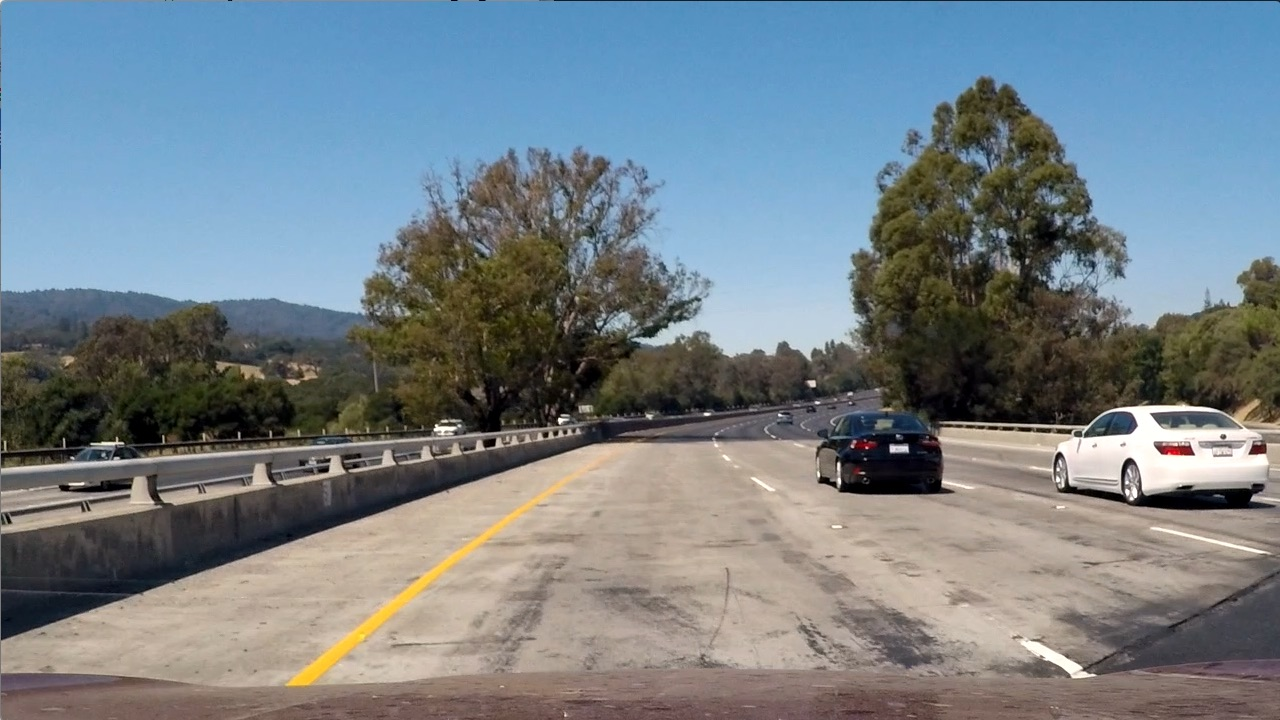
#> input picture CarND-Advanced-Lane-Lines/test_images/test1.jpg, 1280 x 720 px
$ python -i lane_lines_detector.py   (imports and definitions only)   (older library calls are emulated)
#> lines starting #> are read from the running program, lines starting #| are printed output that depends on the picture; after the words box and inside, x2 and y2 are one past the last pixel; in counts of white or black regions, pixels touching at a corner belong together

# coding: utf-8

# In[2]:


import cv2
import glob
import pickle
import numpy as np
import matplotlib.pyplot as pltBuild
import matplotlib.image as mpimg
from math import *


# In[3]:


def abs_sobel_thresh(img, orient='x', sobel_kernel=3, thresh=(0, 255)):
    # Convert to grayscale
    gray = cv2.cvtColor(img, cv2.COLOR_RGB2GRAY)
    # Apply x or y gradient with the OpenCV Sobel() function
    # and take the absolute value
    if orient == 'x':
        abs_sobel = np.absolute(cv2.Sobel(gray, cv2.CV_64F, 1, 0))
    if orient == 'y':
        abs_sobel = np.absolute(cv2.Sobel(gray, cv2.CV_64F, 0, 1))
    # Rescale back to 8 bit integer
    scaled_sobel = np.uint8(255*abs_sobel/np.max(abs_sobel))
    # Create a copy and apply the threshold
    binary_output = np.zeros_like(scaled_sobel)
    # Here I'm using inclusive (>=, <=) thresholds, but exclusive is ok too
    binary_output[(scaled_sobel >= thresh[0]) & (scaled_sobel <= thresh[1])] = 1

    # Return the result
    return binary_output

# [34 lines left out: functions mag_thresh, dir_threshold, red_thres, not called in this run]

def threshold_for_s_channel(img, thresh=(25, 255)):
    hls = cv2.cvtColor(img, cv2.COLOR_BGR2HLS)
    s_channel = hls[:,:,2]
    s_binary = np.zeros_like(s_channel)
    s_binary[(s_channel > thresh[0]) & (s_channel <= thresh[1])] = 1
    return s_binary

def threshold_for_l_channel(img, thresh=(25, 255)):
#> called with thresh = (200, 255)
    hls = cv2.cvtColor(img, cv2.COLOR_BGR2HLS)
#> hls: shape (720, 1280, 3); mean of channels 0, 1, 2 68.1, 126.7, 74.4
    l_channel = hls[:,:,1]
    l_channel = (255/np.max(l_channel)) * l_channel
    l_binary = np.zeros_like(l_channel)
    l_binary[(l_channel > thresh[0]) & (l_channel <= thresh[1])] = 1
    return l_binary

#good for yellow lines
def lab_bthresh(img, thresh=(200,255)):
    lab = cv2.cvtColor(img, cv2.COLOR_RGB2Lab)
    lab_b = lab[:,:,2]
    # don't normalize if there are no yellows in the image
    if np.max(lab_b) > 175:
        lab_b = lab_b*(255/np.max(lab_b))
    binary_output = np.zeros_like(lab_b)
    binary_output[((lab_b > thresh[0]) & (lab_b <= thresh[1]))] = 1
    return binary_output

def combine_thresholds(img,s_thresh = (200, 255), l_thresh = (200, 255),
                       sx_thresh = (0, 255), lab_tresh_vals = (190,255), mask_half = True):
    l_binary = threshold_for_l_channel(img,thresh = l_thresh)
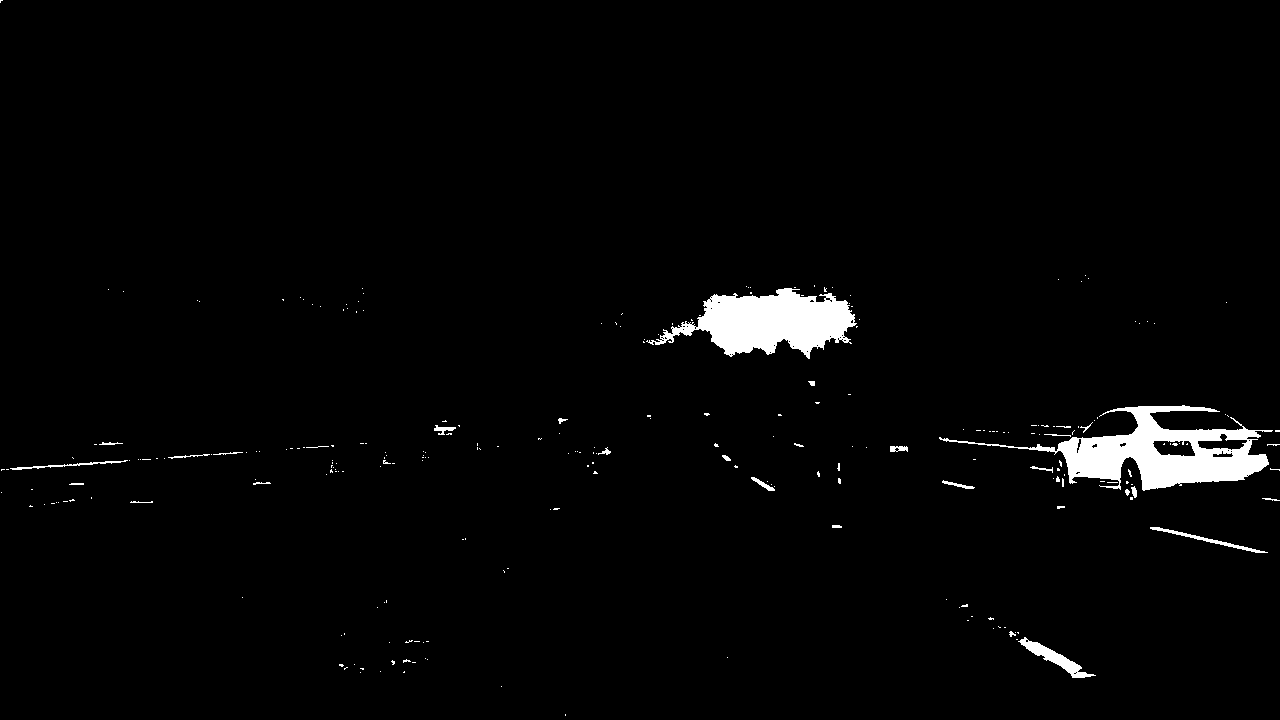
#> l_binary: shape (720, 1280) float64; values 0 (black) and 1 (white), 2.2% white; 259 white regions (229 under 20 px), largest, box (x1, y1, x2, y2) and area: (939, 405, 1273, 491) 9422, (646, 288, 857, 359) 7908, (1018, 637, 1096, 678) 770
    s_binary = threshold_for_s_channel(img,thresh = s_thresh)
#> s_binary: shape (720, 1280); values 0 (black) and 1 (white), 1.7% white; 740 white regions (664 under 20 px), largest, box (x1, y1, x2, y2) and area: (1079, 405, 1268, 489) 4416, (288, 487, 557, 685) 2855, (1161, 490, 1252, 509) 627

    sxbinary = abs_sobel_thresh(img, thresh = sx_thresh)
#> sxbinary: shape (720, 1280); every value is 1
    gray = (0.5*img[:,:,0] + 0.4*img[:,:,1] + 0.1*img[:,:,2]).astype(np.uint8)
    _, gray_binary = cv2.threshold(gray.astype('uint8'), 70, 255, cv2.THRESH_BINARY)
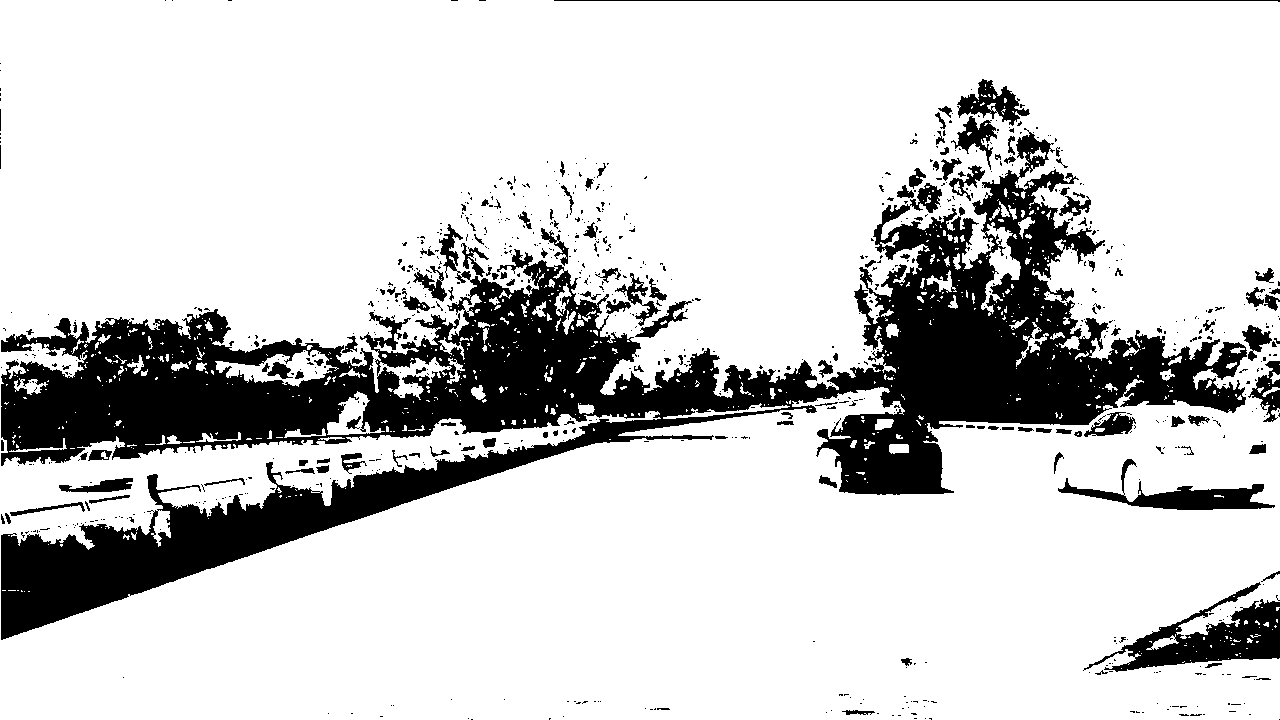
#> gray_binary: shape (720, 1280); 80.1% white; 852 black regions (705 under 20 px), largest, box (x1, y1, x2, y2) and area: (1, 128, 1247, 640) 155250, (1083, 582, 1280, 672) 6155, (1058, 459, 1275, 510) 3031

    lab_tresh = lab_bthresh(img, thresh=lab_tresh_vals)
#> in lab_bthresh, `lab_b = lab_b*(255/np.max(lab_b))`:
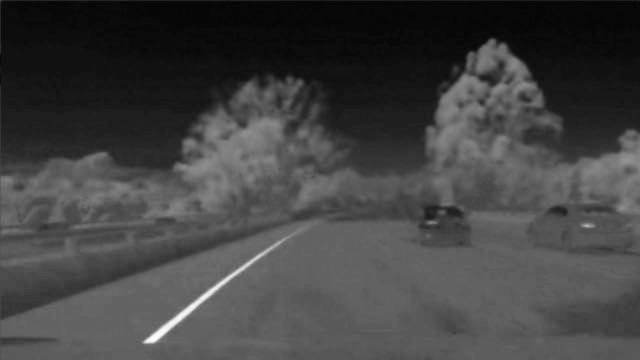
#> lab_b: shape (720, 1280) float64 (shown at 1/2 size); min 115.2, max 255, mean 151.8; drawn with min black and max white
#> lab_tresh: shape (720, 1280) float64; values 0 (black) and 1 (white), 0.65% white; 34 white regions (21 under 20 px), largest, box (x1, y1, x2, y2) and area: (285, 473, 579, 688) 4465, (1239, 308, 1272, 329) 481, (382, 320, 424, 342) 369

    combined_binary = np.zeros_like(lab_tresh)
    combined_binary[(gray_binary == 1) & ((s_binary == 1)) | ((l_binary == 1)) | ((lab_tresh == 1))] = 1

    return combined_binary

# [16 lines left out: function build_transformation_matricies, not called in this run]


# In[5]:


# Find chesboard corners
objpoints = [] # 3d points in real world space
imgpoints = [] # 2d points in image plane.

nx = 9
ny = 6

images = glob.glob('camera_cal/calibration*.jpg')

objp = np.zeros((ny*nx,3), np.float32)
objp[:,:2] = np.mgrid[0:nx, 0:ny].T.reshape(-1,2)

# [1 line not run here, left out]
counter = 0
# [17 lines not run here, left out]


# In[4]:


#get global camera calibration params
# [1 line that did not run here, left out]

def undistort_image(img):
    return cv2.undistort(img, mtx, dist, None, mtx)


# In[5]:


#Undistort testmimage and validate with chess board image
# [4 lines not run here, left out]

# [1 line that did not run here, left out]
# [6 lines not run here, left out]
# [1 line that did not run here, left out]
# [2 lines not run here, left out]

# [1 line that did not run here, left out]
# [4 lines not run here, left out]


# In[6]:


# [10 lines left out: function image_preprocessing_pipeline, not called in this run]


# In[34]:


#Test color transformations and thresholds
# [2 lines not run here, left out]
# [1 line that did not run here, left out]
# [2 lines not run here, left out]

# [1 line that did not run here, left out]
# [1 line that did not run here, left out]
# [3 lines not run here, left out]

# [1 line that did not run here, left out]
#color_thresholded = combine_thresholds(real_image, s_thresh = (150, 255), sx_thresh = (40, 150))
# [3 lines not run here, left out]

# [1 line that did not run here, left out]
#color_thresholded = combine_thresholds(real_image, s_thresh = (150, 255), sx_thresh = (40, 150))
# [3 lines not run here, left out]


# In[8]:


#Build histogram of pixels frequency
# [1 line that did not run here, left out]
# [2 lines not run here, left out]


# In[10]:


#Make color transform for test images
import imageio
images = glob.glob('./test_images/*.jpg')

# [1 line that did not run here, left out]
# [1 line not run here, left out]
# [1 line that did not run here, left out]

i = 0
# [13 lines not run here, left out]


# In[20]:


# [235 lines left out: functions build_lines_from_scratch, build_lines_from_prev_points, calculate_distance_from_center, calculate_radius_and_distance_from_center, draw_lines, not called in this run]


# In[21]:


#Test full pipeline
# [1 line not run here, left out]
# [1 line that did not run here, left out]

# [2 lines not run here, left out]

# [1 line that did not run here, left out]

# [2 lines not run here, left out]

# [1 line that did not run here, left out]

# [1 line that did not run here, left out]

# [1 line that did not run here, left out]

# [1 line that did not run here, left out]
# [2 lines not run here, left out]


# In[22]:


#Line class for tracking, smoothing and sanity checking of fits while detecting proccess (used for video)
class Line():
    def sanity_check_lane(self):
        return len(self.current_fit) > 0 and (self.diffs[0] > 0.001 or self.diffs[1] > 1 or self.diffs[2] > 100)

    # [20 lines left out: function trackLine, not called in this run]

    def __init__(self):
        # was the line detected in the last iteration?
        self.detected = False
        # x values of the last n fits of the line
        self.recent_xfitted = []
        #average x values of the fitted line over the last n iterations
        self.bestx = None
        #polynomial coefficients averaged over the last n iterations
        self.best_fit = None
        #polynomial coefficients for the most recent fit
        self.current_fit = [np.array([False])]
        #radius of curvature of the line in some units
        self.radius_of_curvature = None
        #distance in meters of vehicle center from the line
        self.line_base_pos = None
        #difference in fit coefficients between last and new fits
        self.diffs = np.array([0,0,0], dtype='float')
        #x values for detected line pixels
        self.allx = None
        #y values for detected line pixels
        self.ally = None


# In[23]:


# [23 lines left out: function processSingleImage, not called in this run]


# In[ ]:


from moviepy.editor import VideoFileClip

left_line = Line()
right_line = Line()
out = 'project_video_output_final.mp4'
# [1 line that did not run here, left out]
# [1 line that did not run here, left out]
# [1 line not run here, left out]

>>> import cv2
>>> picture = cv2.cvtColor(cv2.imread('test_images/test1.jpg'), cv2.COLOR_BGR2RGB)
>>> result = combine_thresholds(picture)
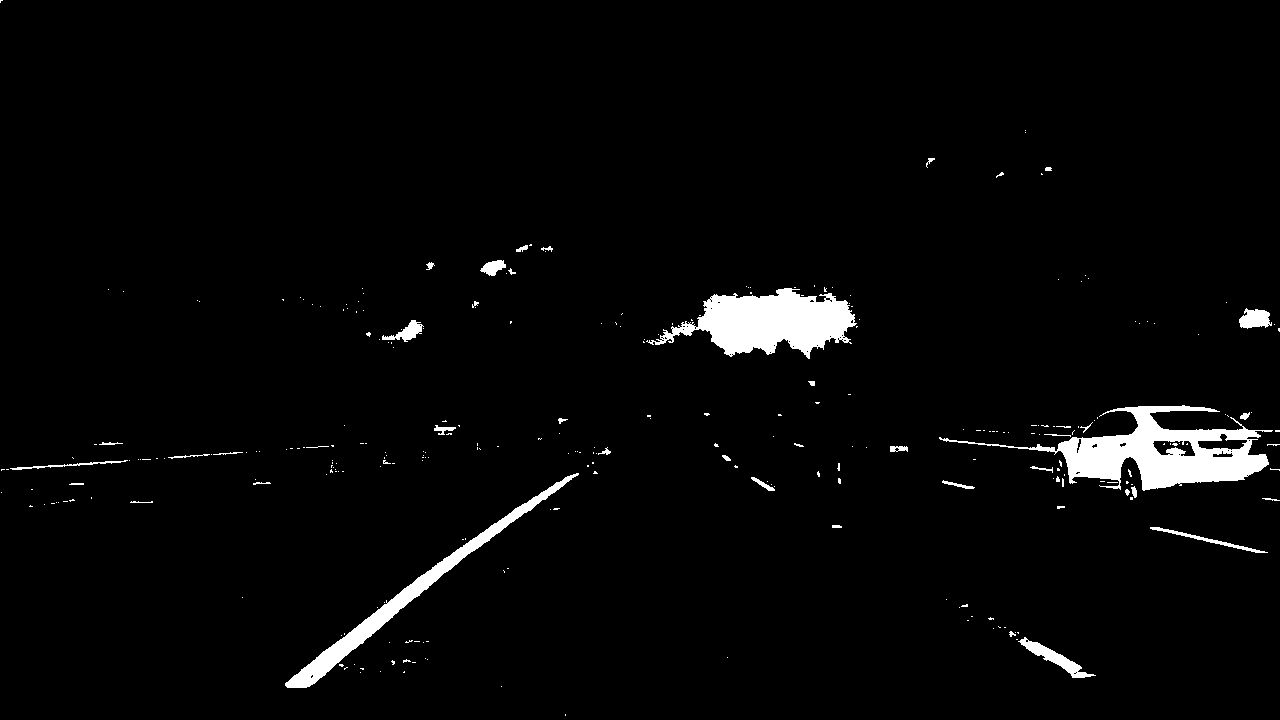
#> result: shape (720, 1280) float64; values 0 (black) and 1 (white), 2.9% white; 291 white regions (249 under 20 px), largest, box (x1, y1, x2, y2) and area: (939, 405, 1273, 491) 9522, (646, 288, 857, 359) 7908, (285, 473, 579, 688) 4468

$ run again, on CarND-Advanced-Lane-Lines/test_images/test2.jpg
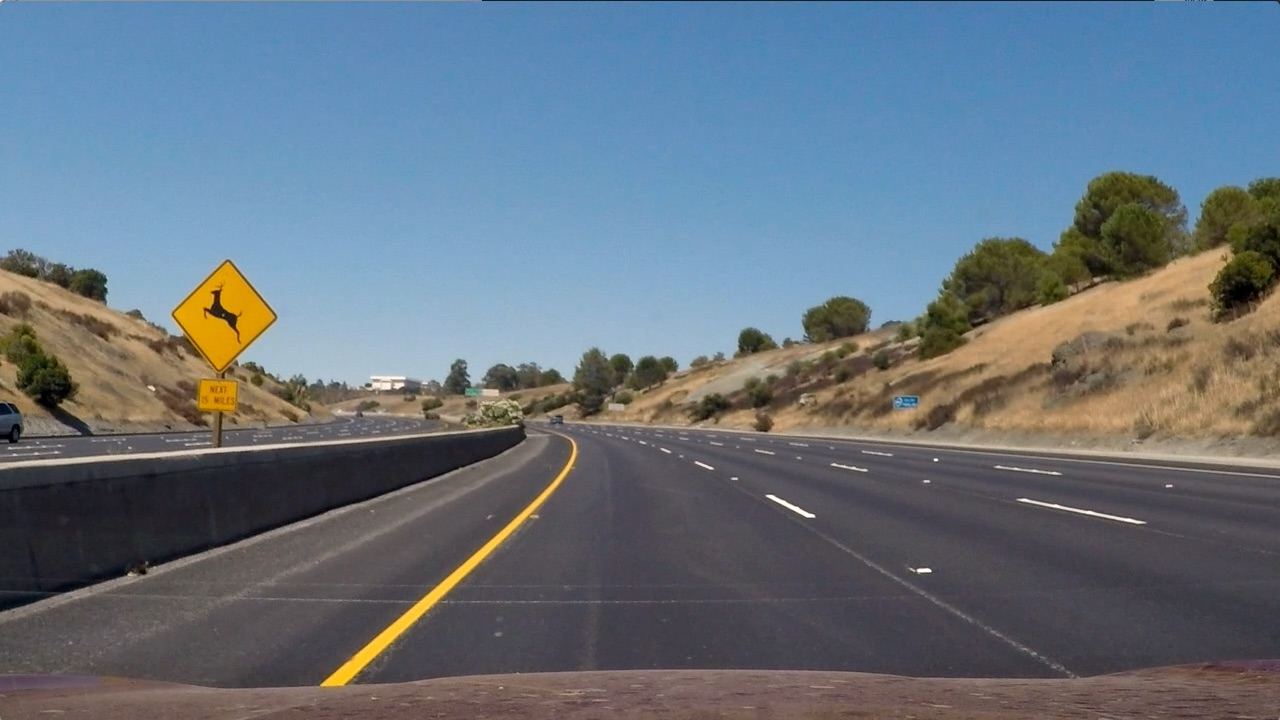
#> input picture CarND-Advanced-Lane-Lines/test_images/test2.jpg, 1280 x 720 px
#> hls: shape (720, 1280, 3); mean of channels 0, 1, 2 78.2, 113.9, 64.8
#> in combine_thresholds, `l_binary = threshold_for_l_channel(img,thresh = l_thresh)`:
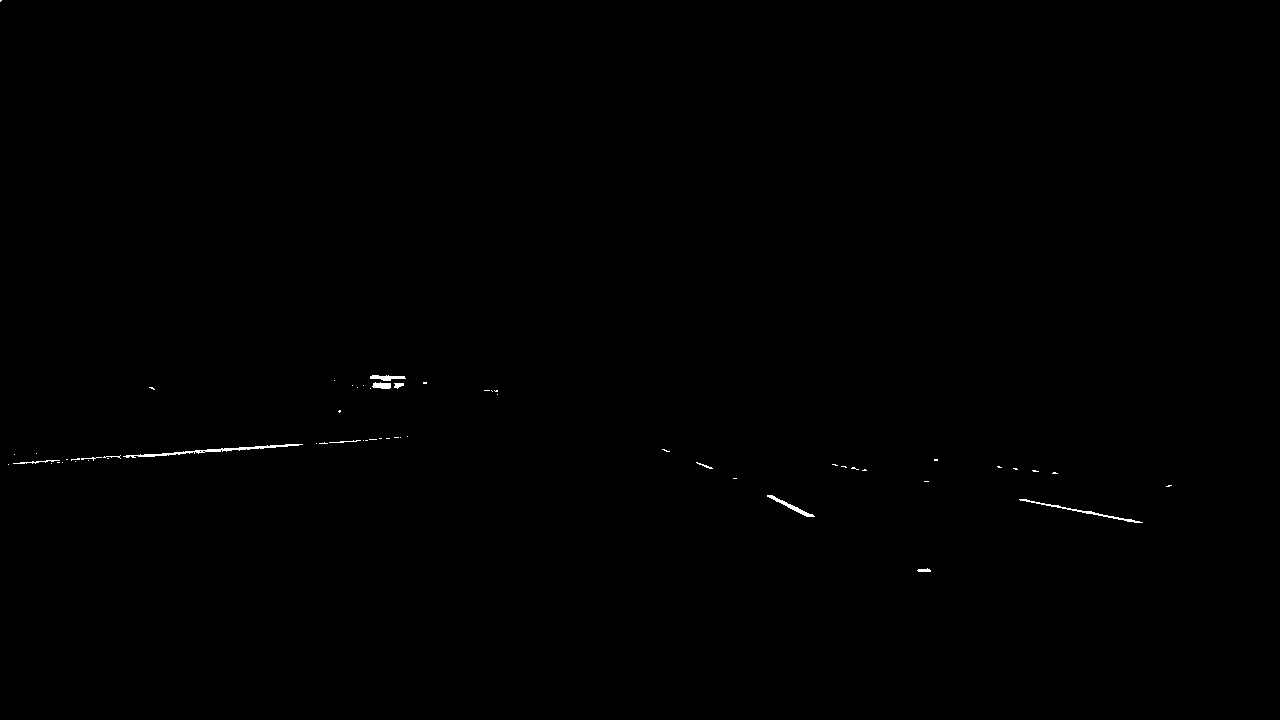
#> l_binary: shape (720, 1280) float64; values 0 (black) and 1 (white), 0.17% white in thin lines or dots, all inside (x1, y1, x2, y2) = (0, 0, 1172, 572)
#> s_binary: shape (720, 1280); values 0 (black) and 1 (white), 1.2% white; 286 white regions (253 under 20 px), largest, box (x1, y1, x2, y2) and area: (173, 266, 272, 372) 5176, (323, 448, 575, 686) 2573, (198, 380, 237, 417) 1005
#> sxbinary: shape (720, 1280); every value is 1
#> gray_binary: shape (720, 1280); 85.3% white; 1169 black regions (1042 under 20 px), largest, box (x1, y1, x2, y2) and area: (0, 421, 527, 612) 42887, (870, 500, 1280, 677) 23490, (594, 585, 1069, 678) 22457
#> lab: shape (720, 1280, 3); mean of channels 0, 1, 2 121.3, 128.2, 121.3
#> lab_tresh: shape (720, 1280) float64; values 0 (black) and 1 (white), 2.3% white; 88 white regions (62 under 20 px), largest, box (x1, y1, x2, y2) and area: (986, 251, 1269, 358) 6446, (172, 262, 275, 376) 6175, (320, 445, 576, 689) 4457
#> `result = combine_thresholds(picture)`:
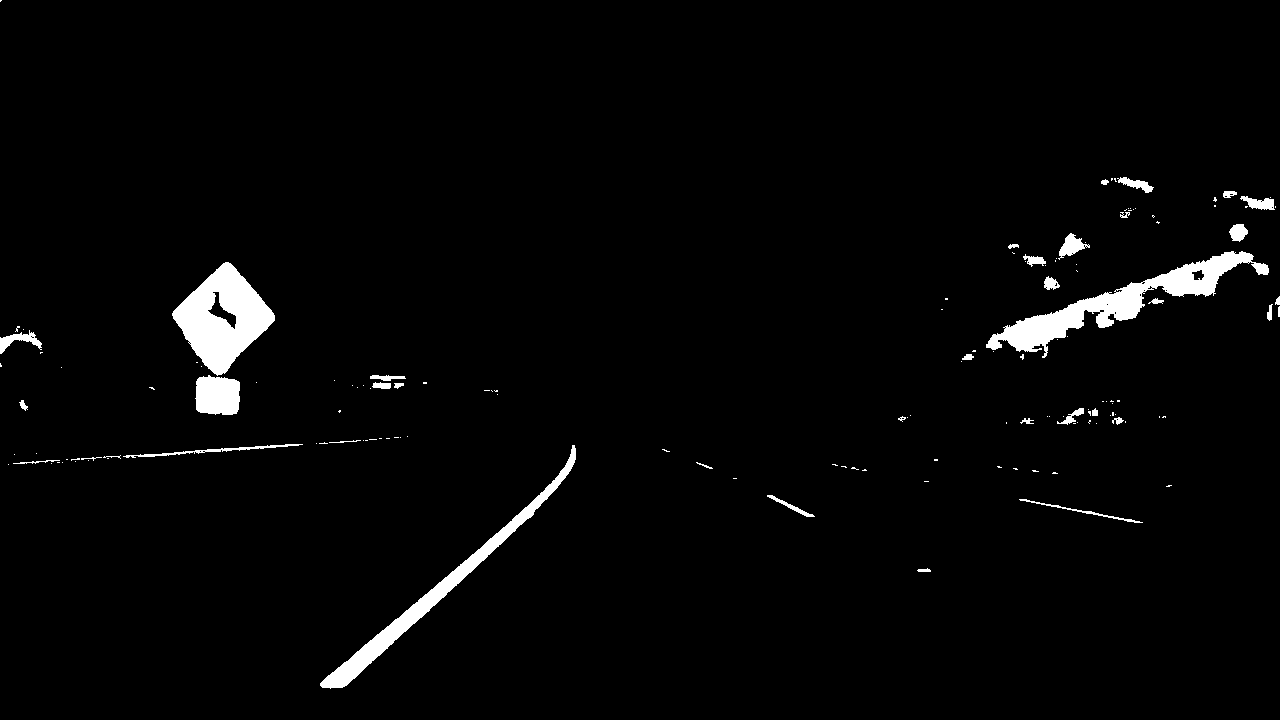
#> result: shape (720, 1280) float64; values 0 (black) and 1 (white), 2.5% white; 147 white regions (109 under 20 px), largest, box (x1, y1, x2, y2) and area: (986, 251, 1269, 358) 6446, (172, 262, 275, 376) 6175, (320, 445, 576, 689) 4457
